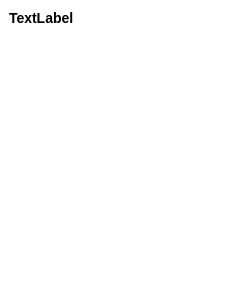
<?xml version="1.0" encoding="UTF-8"?>
<ui version="4.0">
 <class>mcombo</class>
 <widget class="QGroupBox" name="mcombo">
  <property name="geometry">
   <rect>
    <x>0</x>
    <y>0</y>
    <width>250</width>
    <height>300</height>
   </rect>
  </property>
  <property name="minimumSize">
   <size>
    <width>250</width>
    <height>300</height>
   </size>
  </property>
  <property name="maximumSize">
   <size>
    <width>250</width>
    <height>300</height>
   </size>
  </property>
  <property name="windowTitle">
   <string>GroupBox</string>
  </property>
  <property name="styleSheet">
   <string notr="true">background-color: white; border-radius: 20px;font: bold 14px;</string>
  </property>
  <widget class="QLabel" name="label">
   <property name="geometry">
    <rect>
     <x>9</x>
     <y>9</y>
     <width>181</width>
     <height>18</height>
    </rect>
   </property>
   <property name="text">
    <string>TextLabel</string>
   </property>
  </widget>
  <widget class="QScrollArea" name="scrollArea">
   <property name="geometry">
    <rect>
     <x>9</x>
     <y>33</y>
     <width>240</width>
     <height>261</height>
    </rect>
   </property>
   <property name="sizePolicy">
    <sizepolicy hsizetype="Maximum" vsizetype="Maximum">
     <horstretch>0</horstretch>
     <verstretch>0</verstretch>
    </sizepolicy>
   </property>
   <property name="minimumSize">
    <size>
     <width>240</width>
     <height>150</height>
    </size>
   </property>
   <property name="maximumSize">
    <size>
     <width>16777215</width>
     <height>16777215</height>
    </size>
   </property>
   <property name="styleSheet">
    <string notr="true">QScrollBar:vertical {
    border: none;
    background: lightgray;
    width: 10px;
    margin: 15px 0 15px 0;
    border-radius: 5px;
}

QScrollBar::handle:vertical {
    background: gray;
    min-height: 20px;
    border-radius: 5px;
}

QScrollBar::add-line:vertical {
    border: none;
    background: none;
}

QScrollBar::sub-line:vertical {
    border: none;
    background: none;
}

QScrollBar:horizontal {
    border: none;
    background: lightgray;
    height: 10px;
    margin: 0 15px 0 15px;
    border-radius: 5px;
}

QScrollBar::handle:horizontal {
    background: gray;
    min-width: 20px;
    border-radius: 5px;
}

QScrollBar::add-line:horizontal {
    border: none;
    background: none;
}

QScrollBar::sub-line:horizontal {
    border: none;
    background: none;
}</string>
   </property>
   <property name="widgetResizable">
    <bool>true</bool>
   </property>
   <widget class="QWidget" name="scrollAreaWidgetContents">
    <property name="geometry">
     <rect>
      <x>0</x>
      <y>0</y>
      <width>240</width>
      <height>261</height>
     </rect>
    </property>
    <property name="styleSheet">
     <string notr="true"/>
    </property>
    <layout class="QVBoxLayout" name="verticalLayout"/>
   </widget>
  </widget>
 </widget>
 <resources/>
 <connections/>
</ui>
